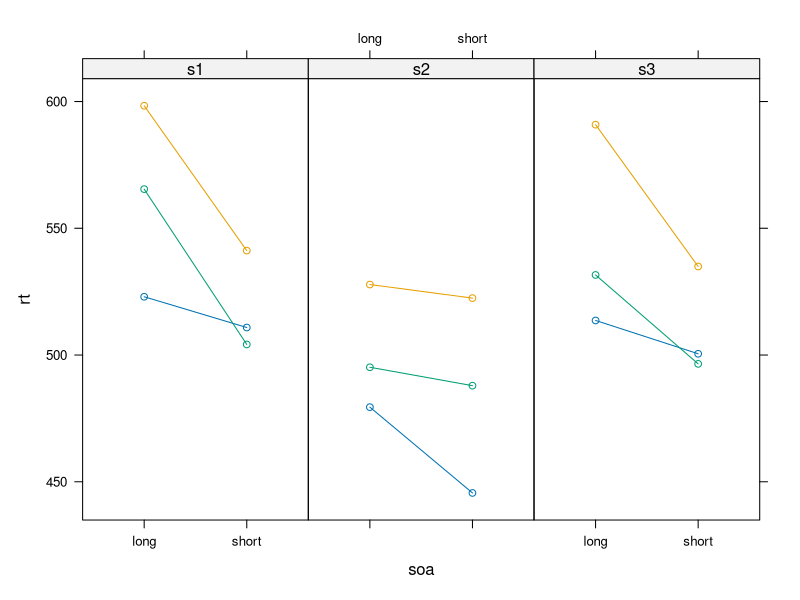

Reproduce this figure in R.
# simulation_baayen.R
#
# content: (1) Create data frame
#          (2) Define parameters
#          (3) Create vectors and simulate data
#          (4) Simulate data using model matrices
#          (5) Visualize simulated data
#
# input: --
# output: --
#
# created: Jun/29/2021, NU
# last mod: Jun/29/2021, NU

library(lattice)
library(lme4)

#--------------- (1) Create data frame ---------------

datsim <- expand.grid(subject = factor(c("s1" , "s2" , "s3" )),
                      item = factor(c("w1" , "w2" , "w3" )),
                      soa = factor(c("long" , "short" )))
datsim <- datsim[order(datsim$subject), ]

#--------------- (2) Define parameters ---------------
beta0 <- 522.11
beta1 <- -18.89

sw  <- 21.1
sy0 <- 23.89
sy1 <- 9
ry  <- -1
se  <- 9.9

#--------------- (3) Create vectors and simulate data ---------------

# Fixed effects
b0 <- rep(beta0, 18)
b1 <- rep(rep(c(0, beta1), each=3), 3)
# Draw random effects
w <- rep(rnorm(3, mean=0, sd=sw), 6)
e <- rnorm(18, mean=0, sd=se)

# Bivariate normal distribution
sig <- matrix(c(sy0^2, ry*sy0*sy1, ry*sy0*sy1, sy1^2), 2, 2)
y01 <- mvtnorm::rmvnorm(3, mean=c(0, 0), sigma=sig)
y0 <- rep(y01[,1], each=6)
y1 <- rep(c(0, y01[1,2],
            0, y01[2,2],
            0, y01[3,2]), each=3)

datsim$rt <- b0 + b1 + w + y0 + y1 + e

#--------------- (4) Simulate data using model matrices ---------------

X <- model.matrix( ~ soa, datsim)
Z <- model.matrix( ~ 0 + item + subject + subject:soa, datsim,
                  contrasts.arg=list( subject=contrasts(datsim$subject,
                                                        contrasts=FALSE)))

# Fixed effects
beta <- c(beta0, beta1)
# Random effects
theta <- c(w = unique(w),
          y0 = y01[,1],
          y1 = y01[,2])

datsim$rt2 <- X %*% beta + Z %*% theta + e

#--------------- (5) Visualize simulated data ---------------

xyplot(rt ~ soa | subject, datsim, group=item, type="b", layout=c(3,1))


